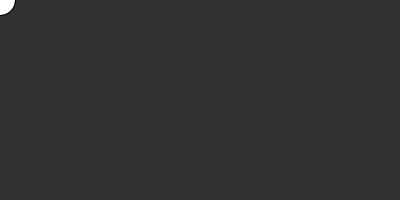
Frame 1 (no input)
Frame 60 (the mouse pressed at the canvas centre just before this capture): identical to frame 1, image omitted
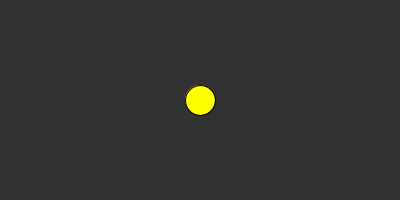
Frame 120 (the mouse held since frame 60 and released just before this capture)

The Processing sketch that drew these frames (run headless with seeded random() and noise(); from frame 60 on, the mouse is pressed at the canvas centre):

// Processing sketch: condicional_elseIf
// ── condicional_elseIf.pde
float posX;

void setup() {
  size(400, 200);
}

void draw() {
  background(50);

  if (mousePressed) {
    fill(255, 0, 255);

    if (mouseX<width/2) {
      fill(255, 0, 0);
    } else {
      fill(255, 255, 0);
    }
  } else {
    fill(255);
  }

  ellipse(mouseX, mouseY, 30, 30);
}



/*
else if (mousePressed) {
 fill(255,0,255);//fucsia
 } else {
 fill(0,255,255);//cian
 }
 
 */
